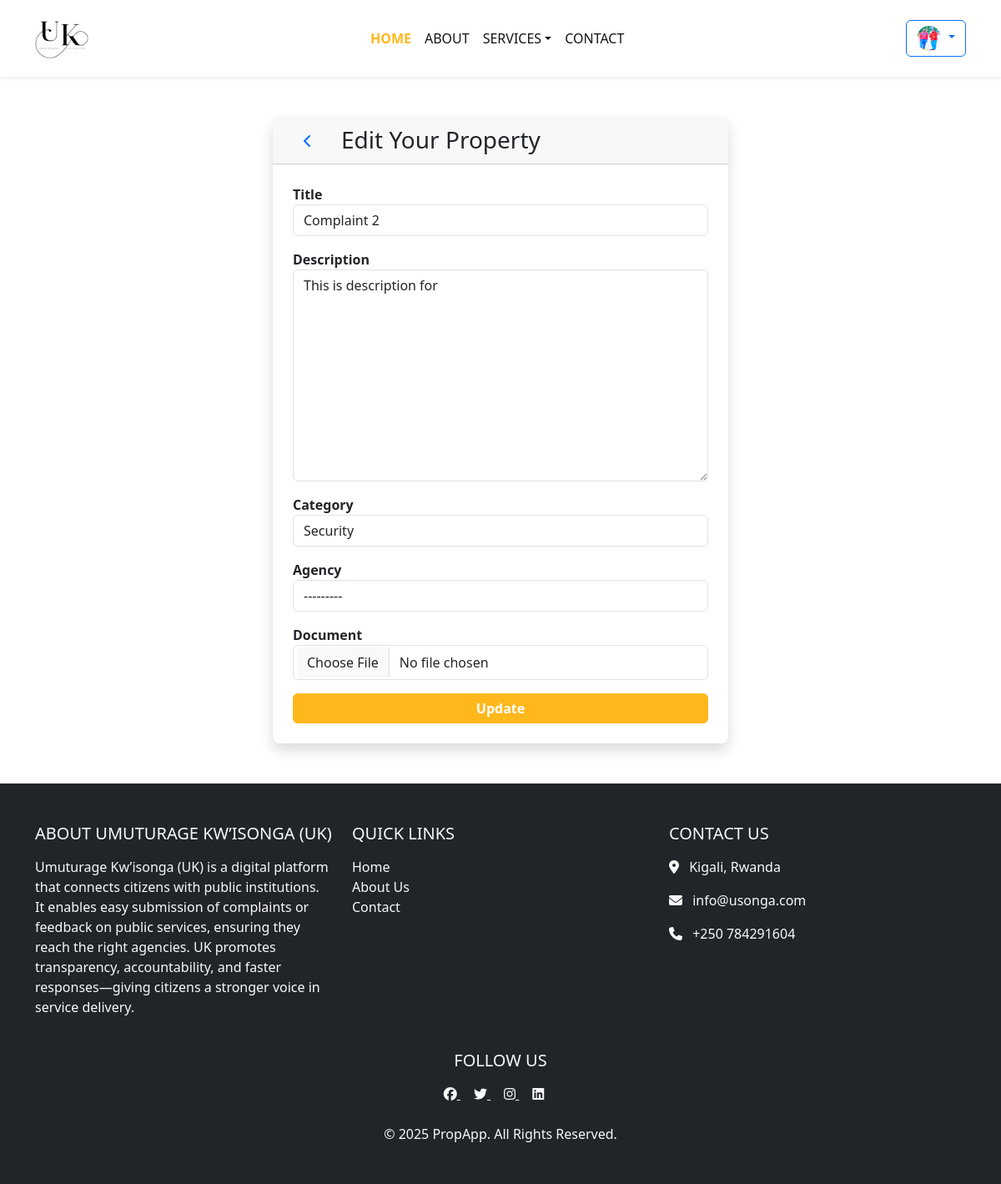
Screenshot of /complaints/update/3/ (signed in) with the database file from the repository.
### compliants/models.py (models this page shows, shortened)
class User(AbstractUser):
    name = models.CharField(max_length=200, null=True)
    email = models.EmailField(unique=True,null=True)
    phone_number = models.CharField(max_length=13, null=True)
    address = models.CharField(null=True)
    is_active = models.BooleanField(default=True)
    is_admin = models.BooleanField(default=False)
    date_joined = models.DateTimeField(auto_now_add=True)
    is_agency_admin = models.BooleanField(default=False)
    agency = models.ForeignKey("Agency", null=True, blank=True, on_delete=models.SET_NULL)
    avatar = models.ImageField(upload_to="images/",null=True, default="avatar.svg")
    USERNAME_FIELD = 'email'
    REQUIRED_FIELDS = ['username']

class Complaint(models.Model):
    CATEGORY_CHOICES = [
        ('health', 'Health'),
        ('infrastructure', 'Infrastructure'),
        ('security', 'Security'),
    ]
    STATUS_CHOICES = [
        ('pending', 'Pending'),
        ('in_progress', 'In Progress'),
        ('resolved', 'Resolved'),
        ('rejected', 'Rejected'),
    ]
    citizen = models.ForeignKey(User, on_delete=models.CASCADE, related_name='complaints')
    title = models.CharField(max_length=200)
    description = models.TextField()
    category = models.ForeignKey(Category, on_delete=models.SET_NULL, null=True)
    status = models.CharField(max_length=20, choices=STATUS_CHOICES, default='pending')
    agency = models.ForeignKey('Agency', null=True, blank=True, on_delete=models.SET_NULL)
    document = models.FileField(
        upload_to='media/',
        null=True,
        blank=True,
        validators=[FileExtensionValidator(allowed_extensions=['pdf', 'jpg', 'jpeg', 'png'])]
    )
    created_at = models.DateTimeField(auto_now_add=True)
    updated_at = models.DateTimeField(auto_now=True)
    admin_response = models.TextField(null=True, blank=True)
    resolved_at = models.DateTimeField(blank=True, null=True)

### compliants/views.py (the view)
# urls.py: path('complaints/update/<int:pk>/', update_complaint, name='update_complaint'),
@login_required
def update_complaint(request, pk):
    complaint = get_object_or_404(Complaint, pk=pk, citizen=request.user)
    if request.method == 'POST':
        form = ComplaintForm(request.POST, request.FILES, instance=complaint)
        if form.is_valid():
            form.save()
            messages.success(request, "Complaint updated successfully.")
            return redirect('complaint_list')
    else:
        form = ComplaintForm(instance=complaint)
    return render(request, 'complaints/update_complaint.html', {'form': form})

### compliants/forms.py
class ComplaintForm(forms.ModelForm):
    class Meta:
        model = Complaint
        fields = ['title', 'description', 'category', 'agency','document']

### compliants/models.py (called while the page is built)
    def __str__(self):
        return self.name

    def __str__(self):
        return self.name

### compliants/templates/complaints/update_complaint.html (shortened to what this page needs)
{% extends "main.html" %}
{% load widget_tweaks %}
{% block content %}
<main class="d-flex justify-content-center align-items-center py-5">
  <div class="container">
    <div class="row justify-content-center">
      <div class="col-md-7 col-lg-6">
        <div class="card shadow rounded-3 border-0">
            <div class="card-header d-flex align-items-center">
                <a href="javascript:history.back()" class="btn btn-link me-3">
                    <svg xmlns="http://www.w3.org/2000/svg" width="24" height="24" viewBox="0 0 24 24" fill="none"
                        stroke="currentColor" stroke-width="2" stroke-linecap="round" stroke-linejoin="round">
                        <polyline points="15 18 9 12 15 6"></polyline>
                    </svg>
                </a>
                <h3 class="mb-0">Edit Your Property</h3>
            </div>
          <div class="card-body p-4">
            <form method="post" enctype="multipart/form-data">
              {% for field in form %}
                <div class="form-group mb-3">
                  <label for="{{ field.id_for_label }}" class="fw-semibold">
                    {{ field.label }}
                  </label>
                  {% if field.name == 'document' %}
                    <input type="file" name="{{ field.name }}" id="{{ field.id_for_label }}"
                           class="form-control form-control-file border rounded px-3 py-2"
                           accept=".pdf,.doc,.docx,.jpg,.png,.jpeg,.txt">
                  {% else %}
                    {{ field|add_class:"form-control" }}
                  {% endif %}
                </div>
              {% endfor %}
              <button type="submit" class="btn btn-primary w-100 fw-bold">
                Update
              </button>
            </form>
          </div>
        </div>
      </div>
    </div>
  </div>
</main>
{% endblock %}

### templates/navbar.html (shortened to what this page needs)
{% load static %}
{% load static %}
<nav class="navbar navbar-expand-lg navbar-admin shadow-sm py-3">
  <div class="container d-flex align-items-center justify-content-between w-100">
    <a class="navbar-brand d-flex align-items-center me-auto" href="{% url 'home' %}">
      <img src="{% static 'images/LOGO.png'%}" alt="logo" style="height: 50px;">
    </a>
    <div class="collapse navbar-collapse justify-content-center" id="navbarSupportedContent">
      <ul class="navbar-nav">
        <li class="nav-item">
          <a class="nav-link active" href="{% url 'home' %}">Home</a>
        </li>
        <li class="nav-item">
          <a class="nav-link" href="{% url 'about' %}">About</a>
        </li>
        <li class="nav-item dropdown">
          <a class="nav-link dropdown-toggle" href="#" role="button" data-bs-toggle="dropdown">Services</a>
        </li>
        <li class="nav-item">
          <a class="nav-link" href="{% url 'contact_support' %}">Contact</a>
        </li>
      </ul>
    </div>
    <div class="d-flex align-items-center ms-auto">
      {% if request.user.is_authenticated %}
      <div class="dropdown">
        <a class="btn btn-outline-primary dropdown-toggle" href="#" id="userProfileDropdown" data-bs-toggle="dropdown" aria-expanded="false">
          <img src="{{ request.user.avatar.url }}" alt="Profile" class="rounded-circle" style="width: 30px; height: 30px;">
        </a>
      </div>
      {% else %}
      <a href="{% url 'login' %}" class="btn btn-outline-primary me-2">Login</a>
      <a href="{% url 'signup' %}" class="btn btn-primary">Signup</a>
      {% endif %}
    </div>
  </div>
</nav>

### static/styles/main.css (style rules this page uses)
body { background: aquamarine; }

### templates/navbar.html (style rules this page uses)
.navbar-admin { background: transparent; color: #141313; }
.navbar-nav .nav-link { color: #151414 !important; text-transform: uppercase; font-weight: 500; }
.navbar-nav .nav-link.active { color: #ffb81c !important; font-weight: bold; }
.btn-primary { background-color: #ffb81c; border: none; }

### rows the page displays
User: user.avatar (picture)
Complaint: form "Complaint 2" "This is description for" "Security" "---------"

### other values shown
{{ field.label }} "Title" "Description" "Category" "Agency" "Document"
